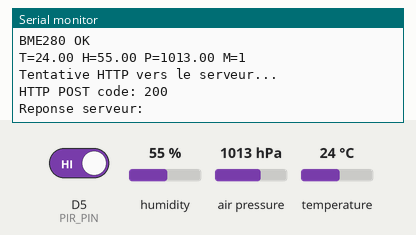
Simulated run of this sketch. Board: ESP8266 (NodeMCU). Parts: the last lines printed to the serial monitor. Inputs (shaded band) come from the test bench; at power-on: humidity 55 %, D5 (PIR_PIN) HIGH, air pressure 1013 hPa, temperature 24 °C. WiFi joins after 1.5 s; servers stay silent unless stated; uploads are accepted with an empty reply.

Above: at 3.7 s.
3.8 s: humidity set to 22 %
At 7.87 s:
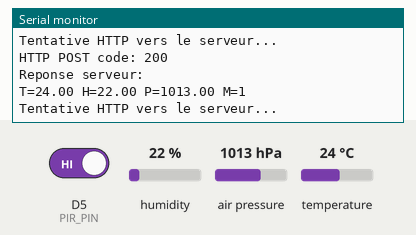
9.6 s: D5 (PIR_PIN) driven LOW
15.4 s: air pressure set to 952 hPa
At 18.28 s:
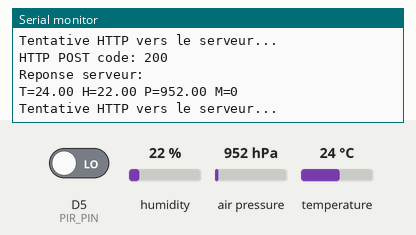
21.2 s: temperature set to 12 °C
At 23.48 s:
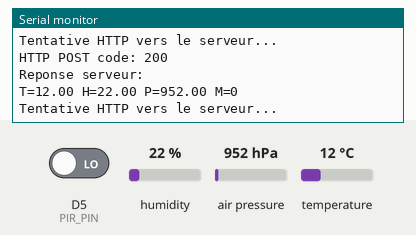

The sketch:

sketch_dec16a.ino
```cpp
#include <ESP8266WiFi.h>
#include <ESP8266HTTPClient.h>
#include <Wire.h>
#include <Adafruit_Sensor.h>
#include <Adafruit_BME280.h>

const char* ssid     = "iPhone de Tarik";
const char* password = "TarikArt942003.#";

// IP de ton PC et route Flask
const char* serverUrl = "http://172.20.10.8:5000/measure";

#define BME_SDA D2
#define BME_SCL D1
const int PIR_PIN = D5;   // SIG du PIR sur D5

Adafruit_BME280 bme;      // I2C

void setup() {
  Serial.begin(115200);
  delay(1000);

  pinMode(PIR_PIN, INPUT);

  Serial.println();
  Serial.println("Connexion au WiFi...");
  WiFi.mode(WIFI_STA);
  WiFi.begin(ssid, password);

  while (WiFi.status() != WL_CONNECTED) {
    delay(500);
    Serial.print(".");
  }
  Serial.println();
  Serial.print("Connecte au WiFi, IP: ");
  Serial.println(WiFi.localIP());

  // I2C sur D1/D2
  Wire.begin(BME_SDA, BME_SCL);

  Serial.println("Initialisation BME280...");
  bool status = bme.begin(0x76);   // essaie 0x77 si erreur
  if (!status) {
    Serial.println("Erreur: BME280 introuvable !");
  } else {
    Serial.println("BME280 OK");
  }
}

void loop() {
  if (WiFi.status() == WL_CONNECTED) {
    // Lecture capteurs
    float temp = bme.readTemperature();        // °C
    float hum  = bme.readHumidity();           // %
    float pres = bme.readPressure() / 100.0;   // hPa
    int motion = digitalRead(PIR_PIN);         // 0 = pas de mouvement, 1 = mouvement

    Serial.print("T="); Serial.print(temp);
    Serial.print(" H="); Serial.print(hum);
    Serial.print(" P="); Serial.print(pres);
    Serial.print(" M="); Serial.println(motion);

    // Construction du JSON
    String payload = "{";
    payload += "\"sensor\":\"esp8266-1\",";
    payload += "\"temp\":"   + String(temp, 2) + ",";
    payload += "\"hum\":"    + String(hum, 2)  + ",";
    payload += "\"pres\":"   + String(pres, 2) + ",";
    payload += "\"motion\":" + String(motion);
    payload += "}";

    // Envoi HTTP vers Flask
    WiFiClient client;
    HTTPClient http;

    Serial.println("Tentative HTTP vers le serveur...");
    if (http.begin(client, serverUrl)) {
      http.addHeader("Content-Type", "application/json");
      int httpCode = http.POST(payload);

      Serial.print("HTTP POST code: ");
      Serial.println(httpCode);

      if (httpCode > 0) {
        String response = http.getString();
        Serial.print("Reponse serveur: ");
        Serial.println(response);
      }
      http.end();
    } else {
      Serial.println("Erreur http.begin");
    }
  } else {
    Serial.println("WiFi deconnecte, reconnexion...");
    WiFi.reconnect();
  }

  delay(5000);  // toutes les 5 s
}
```

Measured:
- after the input at 3.8 s, the serial monitor: prints a new line after 3.9 s (image 1)
- after the input at 15.4 s, the serial monitor: prints a new line after 2.7 s (image 2)
- after the input at 21.2 s, the serial monitor: prints a new line after 2.1 s (image 3)
